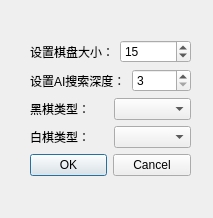
<?xml version="1.0" encoding="UTF-8"?>
<ui version="4.0">
 <class>NewGameDialog</class>
 <widget class="QDialog" name="NewGameDialog">
  <property name="geometry">
   <rect>
    <x>0</x>
    <y>0</y>
    <width>213</width>
    <height>218</height>
   </rect>
  </property>
  <property name="windowTitle">
   <string>新游戏</string>
  </property>
  <widget class="QWidget" name="">
   <property name="geometry">
    <rect>
     <x>30</x>
     <y>40</y>
     <width>161</width>
     <height>140</height>
    </rect>
   </property>
   <layout class="QVBoxLayout" name="verticalLayout">
    <item>
     <layout class="QHBoxLayout" name="horizontalLayout">
      <item>
       <widget class="QLabel" name="label">
        <property name="text">
         <string>设置棋盘大小：</string>
        </property>
       </widget>
      </item>
      <item>
       <widget class="QSpinBox" name="spinBoxBoardSize">
        <property name="minimum">
         <number>9</number>
        </property>
        <property name="maximum">
         <number>25</number>
        </property>
        <property name="value">
         <number>15</number>
        </property>
       </widget>
      </item>
     </layout>
    </item>
    <item>
     <layout class="QHBoxLayout" name="horizontalLayout_2">
      <item>
       <widget class="QLabel" name="label_2">
        <property name="text">
         <string>设置AI搜索深度：</string>
        </property>
       </widget>
      </item>
      <item>
       <widget class="QSpinBox" name="spinBoxAIDepth">
        <property name="minimum">
         <number>3</number>
        </property>
        <property name="maximum">
         <number>7</number>
        </property>
        <property name="singleStep">
         <number>2</number>
        </property>
       </widget>
      </item>
     </layout>
    </item>
    <item>
     <layout class="QHBoxLayout" name="horizontalLayout_3">
      <item>
       <widget class="QLabel" name="label_3">
        <property name="text">
         <string>黑棋类型：</string>
        </property>
       </widget>
      </item>
      <item>
       <widget class="QComboBox" name="comboBoxBlackPlayer"/>
      </item>
     </layout>
    </item>
    <item>
     <layout class="QHBoxLayout" name="horizontalLayout_4">
      <item>
       <widget class="QLabel" name="label_4">
        <property name="text">
         <string>白棋类型：</string>
        </property>
       </widget>
      </item>
      <item>
       <widget class="QComboBox" name="comboBoxWhitePlayer"/>
      </item>
     </layout>
    </item>
    <item>
     <widget class="QDialogButtonBox" name="buttonBox">
      <property name="orientation">
       <enum>Qt::Orientation::Horizontal</enum>
      </property>
      <property name="standardButtons">
       <set>QDialogButtonBox::StandardButton::Cancel|QDialogButtonBox::StandardButton::Ok</set>
      </property>
     </widget>
    </item>
   </layout>
  </widget>
 </widget>
 <resources/>
 <connections>
  <connection>
   <sender>buttonBox</sender>
   <signal>accepted()</signal>
   <receiver>NewGameDialog</receiver>
   <slot>accept()</slot>
   <hints>
    <hint type="sourcelabel">
     <x>248</x>
     <y>254</y>
    </hint>
    <hint type="destinationlabel">
     <x>157</x>
     <y>274</y>
    </hint>
   </hints>
  </connection>
  <connection>
   <sender>buttonBox</sender>
   <signal>rejected()</signal>
   <receiver>NewGameDialog</receiver>
   <slot>reject()</slot>
   <hints>
    <hint type="sourcelabel">
     <x>316</x>
     <y>260</y>
    </hint>
    <hint type="destinationlabel">
     <x>286</x>
     <y>274</y>
    </hint>
   </hints>
  </connection>
 </connections>
</ui>
